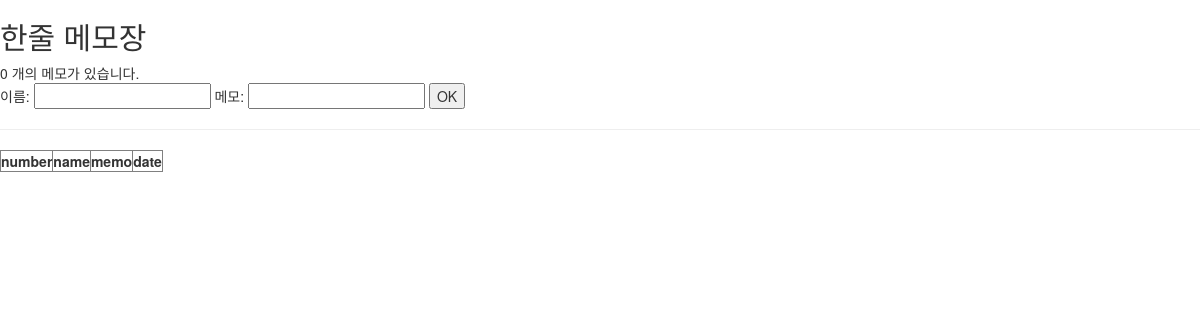
The page /memolist/ on the database as committed earlier.
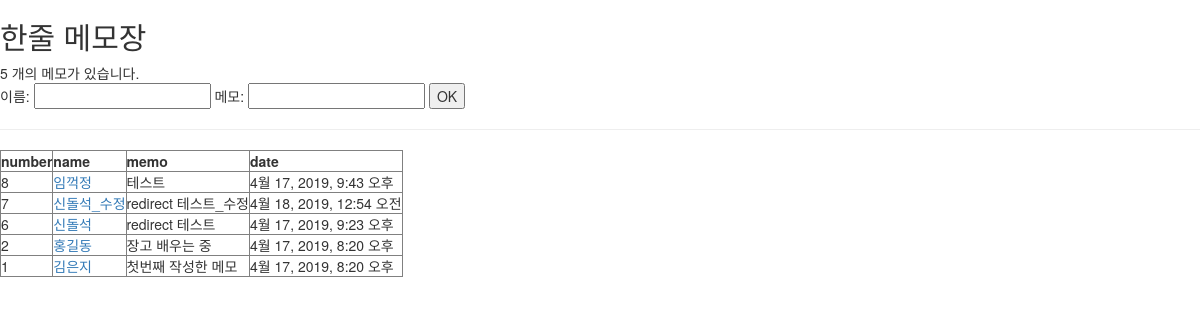
The same page on the database as committed later.
### memoapp/models.py (models this page shows)
class Memo(models.Model):
    idx = models.AutoField(primary_key=True)    #AutoField: 자동증가 메서드
    writer = models.CharField(null=False, max_length=50)
    memo = models.TextField(null=False)
    post_date = models.DateTimeField(default=datetime.now, blank=True)

### memoapp/views.py (the view)
# urls.py: path('', views.home),
def home(request):
    memoList = Memo.objects.order_by("-idx")       #내림차순 정렬, 최신글이 맨 위로
    memoCount = Memo.objects.all().count()
    return render(request, 'list.html', {"memoList": memoList, "memoCount": memoCount})

### memoapp/templates/list.html (shortened to what this page needs)
<!DOCTYPE html>
<html>
<body>
{% load bootstrap3 %}
{% bootstrap_css %}
{% block bootstrap3_content %}
    <h2> 한줄 메모장 </h2>
    {{memoCount}} 개의 메모가 있습니다. <br>
    <form action="memoinsert" method="POST">
        이름: <input type="text" name="writer"/>
        메모: <input type="text" name="memo" />
        <input type="submit" value="OK">
    </form>
    <hr>
    <table border="1">
        <tr>
            <th>number</th><th>name</th><th>memo</th><th>date</th>
            {% for row in memoList %}
            <tr>
                <td>{{row.idx}}</td>
                <td><a href="memodetail?idx={{row.idx}}">{{row.writer}}</a></td>
                <td>{{row.memo}}</td>
                <td>{{row.post_date}}</td>
            </tr>
            {% endfor %}
        </tr>
    </table>
{% endblock %}
</body>
</html>

Rows that differ between the two databases and show on the page:
added Memo: idx "8", writer "임꺽정", memo "테스트", post_date "4월 17, 2019, 9:43 오후"
added Memo: idx "7", writer "신돌석_수정", memo "redirect 테스트_수정", post_date "4월 18, 2019, 12:54 오전"
added Memo: idx "6", writer "신돌석", memo "redirect 테스트", post_date "4월 17, 2019, 9:23 오후"
added Memo: idx "2", writer "홍길동", memo "장고 배우는 중", post_date "4월 17, 2019, 8:20 오후"
added Memo: idx "1", writer "김은지", memo "첫번째 작성한 메모", post_date "4월 17, 2019, 8:20 오후"
Other text that changed with them:
{{ memoCount }}: "0" → "5"
